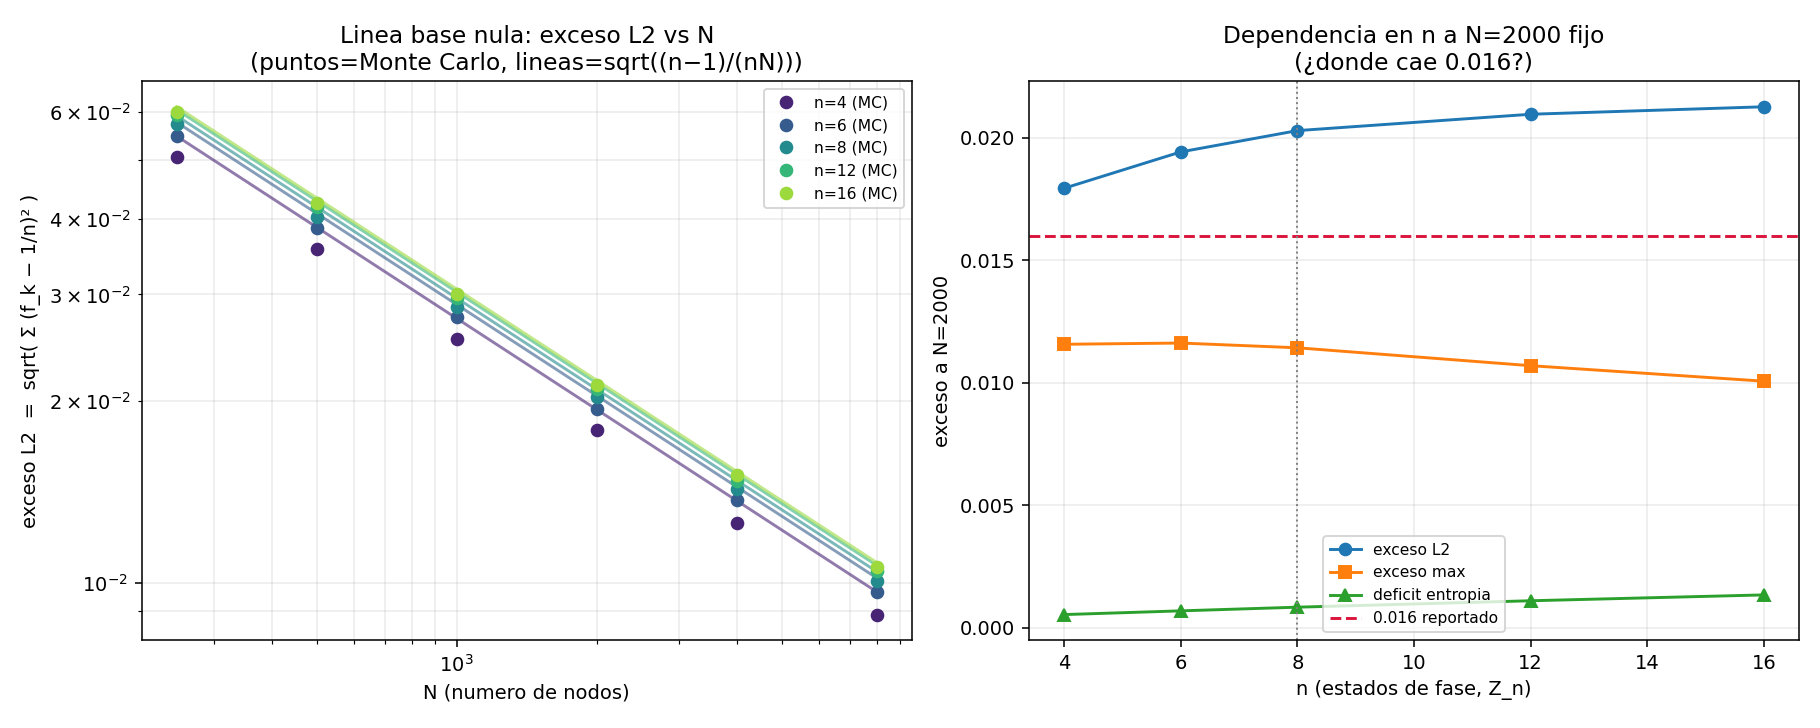

Generate this figure with Python:
#!/usr/bin/env python3
# -*- coding: utf-8 -*-
"""
MODELO NULO DEL GRANO (exceso de concentracion) en Z_n
=======================================================
Pregunta de fondo (sesion kappa_Delta):
  El exceso de concentracion ~0.016 a N~2000 decae como 1/sqrt(N).
  ¿Es eso firma estructural de kappa_Delta (derivacion) o solo
  fluctuacion combinatoria de tamano finito (calibracion trivial)?

Este script NO simula el sistema dinamico de Cosmogenesis (no se dispone de
su codigo). Calcula la LINEA BASE SIN DINAMICA: N nodos, cada uno con fase
uniforme en Z_n. Es el "como se ve la ausencia de estructura".

Un sistema dinamico tiene firma de kappa_Delta si y solo si su grano se APARTA
de esta linea base, sea en:
  (a) el exponente del decaimiento en N   (nulo => exactamente -1/2)
  (b) el prefactor / dependencia en n      (nulo => sqrt((n-1)/n))

Resultado analitico exacto (definicion L2):
  counts ~ Multinomial(N, 1/n).  f_k = c_k/N.
  E[ sum_k (f_k - 1/n)^2 ] = (n-1)/(n N)
  => RMS_L2 = sqrt((n-1)/(n N))    [decae 1/sqrt(N), crece con n]
"""

import numpy as np
import pandas as pd
import matplotlib
matplotlib.use("Agg")
import matplotlib.pyplot as plt
from pathlib import Path

rng = np.random.default_rng(20260630)
OUT = Path("/mnt/user-data/outputs"); OUT.mkdir(parents=True, exist_ok=True)

# ---------------------------------------------------------------------------
# Definiciones de "exceso de concentracion" (reporto tres; no se cual es la tuya)
#   excess_max = max_k f_k - 1/n                      (exceso del modo)
#   excess_L2  = sqrt( sum_k (f_k - 1/n)^2 )          (norma L2 de la desviacion)
#   excess_H   = (log n - H)/log n                    (deficit de entropia norm.)
# ---------------------------------------------------------------------------
def measure(counts):
    N = counts.sum(axis=1, keepdims=True)
    f = counts / N
    n = counts.shape[1]
    u = 1.0 / n
    excess_max = f.max(axis=1) - u
    excess_L2  = np.sqrt(((f - u) ** 2).sum(axis=1))
    with np.errstate(divide="ignore", invalid="ignore"):
        p = np.where(f > 0, f, 1.0)
        H = -(f * np.log(p)).sum(axis=1)
    excess_H = (np.log(n) - H) / np.log(n)
    return excess_max, excess_L2, excess_H

def null_sample(n, N, trials):
    return rng.multinomial(N, [1.0 / n] * n, size=trials)

# ---------------------------------------------------------------------------
# Barrido
# ---------------------------------------------------------------------------
ns = [4, 6, 8, 12, 16]
Ns = [250, 500, 1000, 2000, 4000, 8000]
TRIALS = 6000

rows = []
for n in ns:
    for N in Ns:
        c = null_sample(n, N, TRIALS)
        em, el2, eh = measure(c)
        rows.append(dict(
            n=n, N=N, trials=TRIALS,
            excess_max=em.mean(),  excess_max_sd=em.std(),
            excess_L2=el2.mean(),  excess_L2_sd=el2.std(),
            excess_H=eh.mean(),
            L2_analitico=np.sqrt((n - 1) / (n * N)),
        ))
df = pd.DataFrame(rows)
df.to_csv(OUT / "grain_null_sweep.csv", index=False)

# ---------------------------------------------------------------------------
# Ajustes: exponente de decaimiento en N (pendiente log-log) por n y definicion
# ---------------------------------------------------------------------------
def loglog_fit(x, y):
    lx, ly = np.log(x), np.log(y)
    A = np.vstack([lx, np.ones_like(lx)]).T
    slope, inter = np.linalg.lstsq(A, ly, rcond=None)[0]
    return slope, np.exp(inter)

fit_rows = []
for n in ns:
    sub = df[df.n == n].sort_values("N")
    for col in ["excess_max", "excess_L2", "excess_H"]:
        s, pref = loglog_fit(sub.N.values, sub[col].values)
        fit_rows.append(dict(n=n, definicion=col, exponente=s, prefactor=pref))
fitdf = pd.DataFrame(fit_rows)
fitdf.to_csv(OUT / "grain_null_fits.csv", index=False)

# Prefactor L2 esperado vs medido: si excess_L2 = sqrt((n-1)/n) * N^(-1/2),
# el prefactor del ajuste (a exponente ~ -1/2) debe ser sqrt((n-1)/n).
pref_check = []
for n in ns:
    medido = fitdf[(fitdf.n == n) & (fitdf.definicion == "excess_L2")].prefactor.values[0]
    teorico = np.sqrt((n - 1) / n)
    pref_check.append(dict(n=n, prefactor_medido=medido, prefactor_teorico=teorico,
                           error_rel=abs(medido - teorico) / teorico))
prefdf = pd.DataFrame(pref_check)

# ---------------------------------------------------------------------------
# Predicciones en el punto reportado (n=8, N=2000) para identificar definicion
# ---------------------------------------------------------------------------
c = null_sample(8, 2000, 40000)
em, el2, eh = measure(c)
punto = dict(
    excess_max=em.mean(),
    excess_L2=el2.mean(),
    excess_L2_analitico=np.sqrt(7 / (8 * 2000)),
    excess_H=eh.mean(),
)

# ---------------------------------------------------------------------------
# Figura
# ---------------------------------------------------------------------------
fig, ax = plt.subplots(1, 2, figsize=(13, 5.2))

# Panel A: exceso L2 vs N (log-log) con curva analitica
colors = plt.cm.viridis(np.linspace(0.1, 0.85, len(ns)))
for n, col in zip(ns, colors):
    sub = df[df.n == n].sort_values("N")
    ax[0].plot(sub.N, sub.excess_L2, "o", color=col, label=f"n={n} (MC)")
    Ngrid = np.array(Ns, float)
    ax[0].plot(Ngrid, np.sqrt((n - 1) / (n * Ngrid)), "-", color=col, alpha=0.6)
ax[0].set_xscale("log"); ax[0].set_yscale("log")
ax[0].set_xlabel("N (numero de nodos)")
ax[0].set_ylabel("exceso L2  =  sqrt( Σ (f_k − 1/n)² )")
ax[0].set_title("Linea base nula: exceso L2 vs N\n(puntos=Monte Carlo, lineas=sqrt((n−1)/(nN)))")
ax[0].grid(True, which="both", alpha=0.25)
ax[0].legend(fontsize=8)

# Panel B: exceso a N=2000 vs n, las tres definiciones + referencia 0.016
sub2000 = df[df.N == 2000].sort_values("n")
ax[1].plot(sub2000.n, sub2000.excess_L2,  "o-", label="exceso L2")
ax[1].plot(sub2000.n, sub2000.excess_max, "s-", label="exceso max")
ax[1].plot(sub2000.n, sub2000.excess_H,   "^-", label="deficit entropia")
ax[1].axhline(0.016, color="crimson", ls="--", lw=1.5, label="0.016 reportado")
ax[1].axvline(8, color="gray", ls=":", lw=1)
ax[1].set_xlabel("n (estados de fase, Z_n)")
ax[1].set_ylabel("exceso a N=2000")
ax[1].set_title("Dependencia en n a N=2000 fijo\n(¿donde cae 0.016?)")
ax[1].grid(True, alpha=0.25)
ax[1].legend(fontsize=8)

plt.tight_layout()
fig.savefig(OUT / "grain_null_model.png", dpi=140)

# ---------------------------------------------------------------------------
# Salida en consola con marcadores
# ---------------------------------------------------------------------------
print("=" * 70)
print("MODELO NULO DEL GRANO — RESULTADOS")
print("=" * 70)
print("\n[1] Exponente de decaimiento en N (nulo predice exactamente -0.5):")
for n in ns:
    s = fitdf[(fitdf.n == n) & (fitdf.definicion == "excess_L2")].exponente.values[0]
    mark = "✅" if abs(s + 0.5) < 0.02 else "❌"
    print(f"    {mark} n={n:2d}: exponente L2 = {s:+.4f}")

print("\n[2] Prefactor L2 medido vs teorico sqrt((n-1)/n):")
for _, r in prefdf.iterrows():
    mark = "✅" if r.error_rel < 0.02 else "❌"
    print(f"    {mark} n={int(r.n):2d}: medido={r.prefactor_medido:.4f}  "
          f"teorico={r.prefactor_teorico:.4f}  err={r.error_rel*100:.2f}%")

print("\n[3] Punto reportado (n=8, N=2000) — ¿que definicion da ~0.016?:")
for k, v in punto.items():
    cerca = "✅" if abs(v - 0.016) < 0.0015 else ("·" if abs(v - 0.016) < 0.005 else "⊘")
    print(f"    {cerca} {k:22s} = {v:.5f}")

print("\n[4] L2 analitico exacto en (n=8,N=2000) = sqrt(7/16000) =",
      f"{np.sqrt(7/(8*2000)):.5f}")
print("\nArchivos: grain_null_sweep.csv, grain_null_fits.csv, grain_null_model.png")
